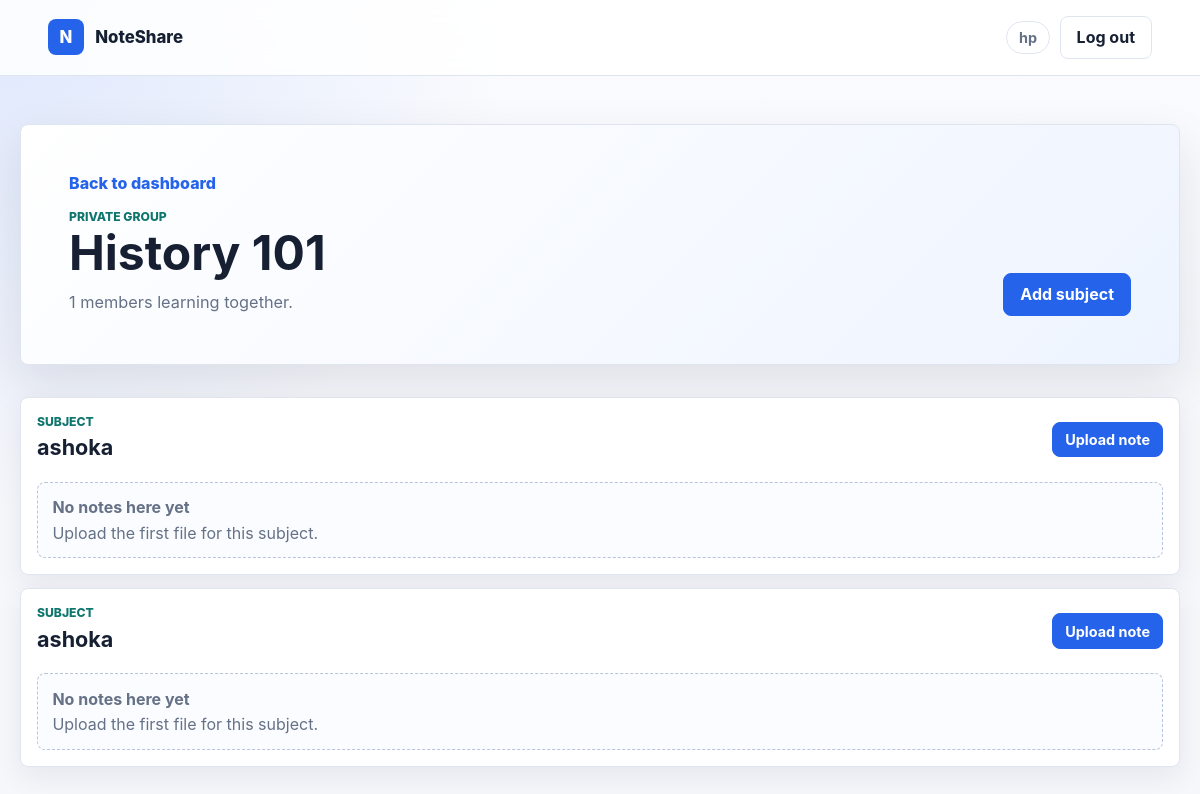
Page /notes/4/ (signed in) on the committed database.
### notes/models.py (models this page shows, shortened)
class Group(models.Model):
    name = models.CharField(max_length=200)
    password = models.CharField(max_length=200)  # Hashed password
    creator = models.ForeignKey(User, on_delete=models.CASCADE, related_name="owned_groups")
    members = models.ManyToManyField(User, related_name="note_groups", blank=True)

class Subgroup(models.Model):
    group = models.ForeignKey(Group, on_delete=models.CASCADE, related_name='subgroups')
    name = models.CharField(max_length=200)

### notes/views.py (the view, shortened to what this page needs)
# urls.py: path('<int:group_id>/', views.group_detail, name='group_detail'),
@login_required
def group_detail(request, group_id):
    group = get_object_or_404(Group.objects.prefetch_related('members'), id=group_id)
    if request.user == group.creator or group.members.filter(id=request.user.id).exists():
        subgroups = group.subgroups.prefetch_related('notes__uploader').all()
        return render(request, 'notes/group_detail.html', {
            'group': group,
            'subgroups': subgroups,
        })

### notes/templates/notes/group_detail.html (shortened to what this page needs)
{% extends 'notes/base.html' %}
{% block content %}
<section class="page-head">
    <div>
        <a class="back-link" href="{% url 'group_list' %}">Back to dashboard</a>
        <p class="eyebrow">Private group</p>
        <h1>{{ group.name }}</h1>
        <p class="lede">{{ group.members.count }} members learning together.</p>
    </div>
    {% if user == group.creator %}
        <a class="button primary" href="{% url 'create_subgroup' group.id %}">Add subject</a>
    {% endif %}
</section>
<section class="subject-stack">
    {% for subgroup in subgroups %}
        <article class="subject-panel">
            <div class="subject-head">
                <div>
                    <p class="eyebrow">Subject</p>
                    <h2>{{ subgroup.name }}</h2>
                </div>
                <a class="button small" href="{% url 'upload_note' subgroup.id %}">Upload note</a>
            </div>
            <div class="note-list">
                {% for note in subgroup.notes.all %}
                    <a class="note-row" href="{{ note.file.url }}" target="_blank" rel="noreferrer">
                        <span class="file-badge">FILE</span>
                        <span>
                            <strong>{{ note.title }}</strong>
                            <small>Uploaded by {{ note.uploader.username }} · {{ note.timestamp|date:"M d, Y" }}</small>
                        </span>
                    </a>
                {% empty %}
                    <div class="empty-state compact">
                        <h3>No notes here yet</h3>
                        <p>Upload the first file for this subject.</p>
                    </div>
                {% endfor %}
            </div>
        </article>
    {% endfor %}
</section>
{% endblock %}

### notes/templates/notes/base.html (shortened to what this page needs)
{% load static %}
<!DOCTYPE html>
<html lang="en">
<head>
    <link rel="stylesheet" href="{% static 'notes/styles.css' %}">
</head>
<body>
    <header class="topbar">
        <a class="brand" href="{% url 'group_list' %}" aria-label="NoteShare dashboard">
            <span class="brand-mark">N</span>
            <span>NoteShare</span>
        </a>
        <nav class="nav-actions">
            {% if user.is_authenticated %}
                <span class="user-chip">{{ user.username }}</span>
                <form action="{% url 'logout' %}" method="post">
                    <button class="button ghost" type="submit">Log out</button>
                </form>
            {% else %}
                <a class="button ghost" href="{% url 'login' %}">Log in</a>
                <a class="button" href="{% url 'signup' %}">Sign up</a>
            {% endif %}
        </nav>
    </header>
    <main class="page">
        {% block content %}{% endblock %}
    </main>
</body>
</html>

### notes/static/notes/styles.css (style rules this page uses)
:root { color-scheme: light; --bg: #f6f7fb; --surface: #ffffff; --surface-strong: #eef4ff; --text: #172033; --muted: #657186; --line: #dfe5ef; --primary: #2563eb; --primary-dark: #1d4ed8; --accent: #0f766e; --danger: #b42318; --success: #137333; --shadow: 0 18px 48px rgba(23, 32, 51, 0.10); }
* { box-sizing: border-box; }
body { margin: 0; min-height: 100vh; background: radial-gradient(circle at top left, rgba(37, 99, 235, 0.13), transparent 32rem), linear-gradient(180deg, #fbfcff 0%, var(--bg) 42%); color: var(--text); font-family: Inter, ui-sans-serif, system-ui, -apple-system, BlinkMacSystemFont, "Segoe UI", sans-serif; letter-spacing: 0; }
a { color: inherit; }
.topbar { position: sticky; top: 0; z-index: 10; display: flex; align-items: center; justify-content: space-between; gap: 1rem; padding: 1rem clamp(1rem, 4vw, 3rem); background: rgba(255, 255, 255, 0.86); border-bottom: 1px solid var(--line); backdrop-filter: blur(16px); }
.brand, .nav-actions, .group-card, .note-row, .activity-item, .subject-head, .section-head { display: flex; align-items: center; }
.brand { gap: 0.7rem; color: var(--text); font-size: 1.05rem; font-weight: 800; text-decoration: none; }
.brand-mark, .card-icon { display: grid; width: 2.25rem; height: 2.25rem; place-items: center; border-radius: 8px; background: var(--primary); color: white; font-weight: 800; }
.nav-actions { gap: 0.6rem; flex-wrap: wrap; justify-content: flex-end; }
.nav-actions form { margin: 0; }
.page { width: min(1160px, calc(100% - 2rem)); margin: 0 auto; padding: 2rem 0 4rem; }
.hero, .page-head { display: flex; align-items: flex-end; justify-content: space-between; gap: 2rem; margin: 1rem 0 2rem; padding: clamp(1.4rem, 4vw, 3rem); border: 1px solid var(--line); border-radius: 8px; background: linear-gradient(135deg, #ffffff 0%, #eef4ff 100%); box-shadow: var(--shadow); }
.panel, .subject-panel { border: 1px solid var(--line); border-radius: 8px; background: var(--surface); box-shadow: 0 10px 28px rgba(23, 32, 51, 0.07); }
.subject-panel { padding: 1rem; }
.section-head, .subject-head { justify-content: space-between; gap: 1rem; margin-bottom: 1rem; }
.eyebrow { margin: 0 0 0.35rem; color: var(--accent); font-size: 0.76rem; font-weight: 800; text-transform: uppercase; }
h1, h2, h3, p { margin-top: 0; }
h1 { max-width: 760px; margin-bottom: 0.65rem; font-size: clamp(2rem, 4vw, 4rem); line-height: 1.02; }
h2 { margin-bottom: 0.35rem; font-size: 1.35rem; }
h3 { margin-bottom: 0.35rem; font-size: 1rem; }
.lede { max-width: 660px; margin-bottom: 0; color: var(--muted); font-size: 1.02rem; line-height: 1.65; }
.button { display: inline-flex; min-height: 2.55rem; align-items: center; justify-content: center; gap: 0.4rem; border: 1px solid var(--primary); border-radius: 8px; padding: 0.65rem 1rem; background: var(--primary); color: white; font: inherit; font-weight: 750; text-decoration: none; cursor: pointer; }
.button.ghost { border-color: var(--line); background: white; color: var(--text); }
.button.small { min-height: 2.2rem; padding: 0.45rem 0.75rem; font-size: 0.9rem; }
.user-chip, .counter { border: 1px solid var(--line); border-radius: 999px; padding: 0.45rem 0.75rem; background: white; color: var(--muted); font-size: 0.9rem; font-weight: 700; }
.card-grid, .activity-list, .note-list, .subject-stack { display: grid; gap: 0.8rem; }
.empty-state { border: 1px dashed #b8c4d8; border-radius: 8px; padding: 1.2rem; background: #fbfcff; color: var(--muted); }
.empty-state.compact { padding: 0.9rem; }
.empty-state p { margin-bottom: 0; }
.back-link, .form-note a { color: var(--primary); font-weight: 800; text-decoration: none; }
.back-link { display: inline-block; margin-bottom: 1rem; }

### rows in the picture
Group: name "History 101", members.count "1"
Subgroup: name "ashoka"
Subgroup: name "ashoka"

### other values in the picture
{{ user.username }} "hp"
